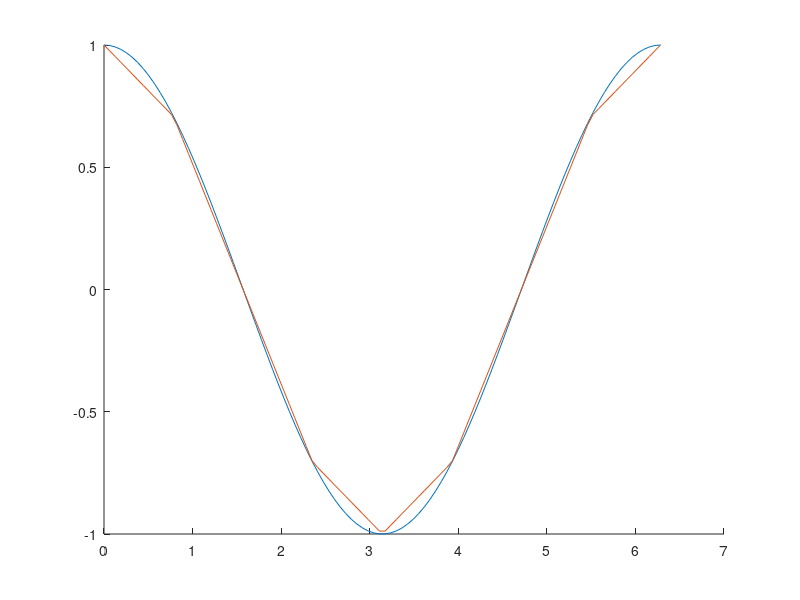

Reproduce this figure in MATLAB.

x = [0 : pi/4 : 2*pi];

xx = linspace(0, 2*pi, 100);
linspl = interp1(x, cos(x), xx);

hold on

plot(xx, cos(xx))
plot(xx, linspl)